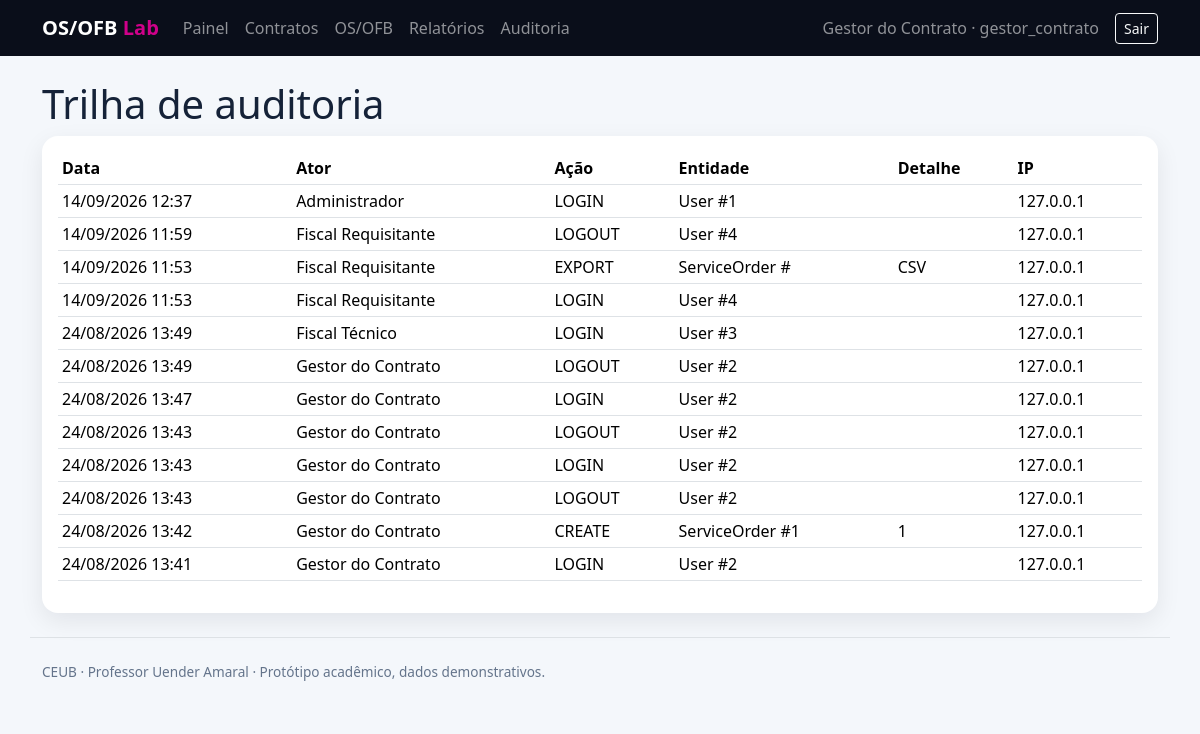
/audit (signed in), run on an earlier commit of the app's database.
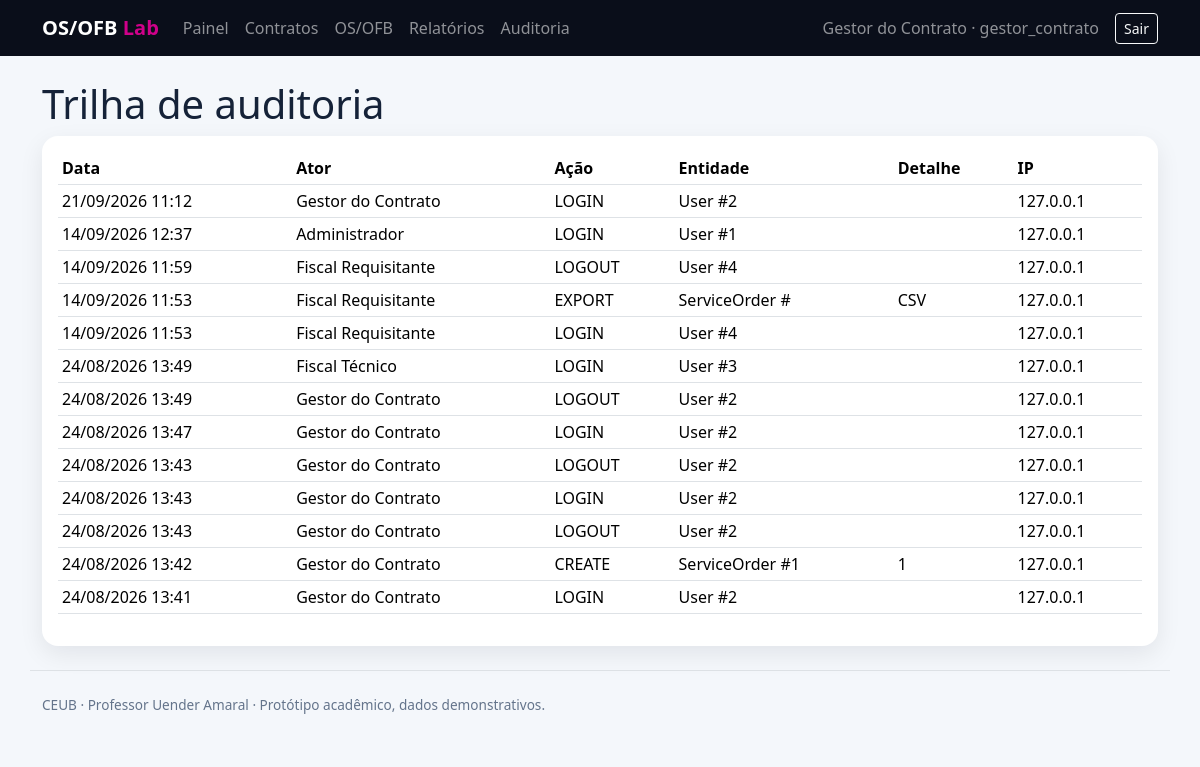
And on a later commit of the database.
### models.py (models this page shows, shortened)
class User(UserMixin, db.Model):
    id=db.Column(db.Integer, primary_key=True); name=db.Column(db.String(120), nullable=False)
    username=db.Column(db.String(80), unique=True, nullable=False, index=True)
    email=db.Column(db.String(120), unique=True, nullable=False)
    password_hash=db.Column(db.String(255), nullable=False); role=db.Column(db.String(40), nullable=False)
    active=db.Column(db.Boolean, default=True, nullable=False); created_at=db.Column(db.DateTime(timezone=True), default=now)
    @property
    def is_active(self): return self.active

class AuditLog(db.Model):
    id=db.Column(db.Integer,primary_key=True); actor_id=db.Column(db.Integer,db.ForeignKey('user.id')); actor=db.relationship('User')
    action=db.Column(db.String(80),nullable=False); entity=db.Column(db.String(50),nullable=False); entity_id=db.Column(db.Integer)
    detail=db.Column(db.Text); ip=db.Column(db.String(64)); created_at=db.Column(db.DateTime(timezone=True),default=now,index=True)

### app.py (the view)
@app.route('/audit')
@login_required
@roles('admin','gestor_contrato')
def audit_view(): return render_template('audit.html',items=AuditLog.query.order_by(AuditLog.created_at.desc()).limit(200).all())

### app.py (called while the page is built)
@login.user_loader
def load_user(i): return db.session.get(User,int(i))

def roles(*allowed):
 def deco(fn):
  @wraps(fn)
  def wrap(*a,**k):
   if current_user.role not in allowed: abort(403)
   return fn(*a,**k)
  return wrap
 return deco

@app.after_request
def headers(r):
 r.headers['X-Content-Type-Options']='nosniff'; r.headers['X-Frame-Options']='DENY'; r.headers['Referrer-Policy']='strict-origin-when-cross-origin'
 r.headers['Content-Security-Policy']="default-src 'self'; style-src 'self' 'unsafe-inline' https://cdn.jsdelivr.net; script-src 'self' https://cdn.jsdelivr.net; font-src https://cdn.jsdelivr.net; img-src 'self' data:"
 return r

### templates/audit.html
{% extends 'base.html' %}{% block content %}<h1>Trilha de auditoria</h1><div class="card p-3 table-responsive"><table class="table table-sm"><thead><tr><th>Data</th><th>Ator</th><th>Ação</th><th>Entidade</th><th>Detalhe</th><th>IP</th></tr></thead><tbody>{% for x in items %}<tr><td>{{x.created_at.strftime('%d/%m/%Y %H:%M')}}</td><td>{{x.actor.name if x.actor else 'sistema'}}</td><td>{{x.action}}</td><td>{{x.entity}} #{{x.entity_id or ''}}</td><td>{{x.detail}}</td><td>{{x.ip}}</td></tr>{% endfor %}</tbody></table></div>{% endblock %}

### templates/base.html (shortened to what this page needs)
<!doctype html><html lang="pt-BR"><head><link href="https://cdn.jsdelivr.net/npm/bootstrap@5.3.3/dist/css/bootstrap.min.css" rel="stylesheet"><link rel="stylesheet" href="{{ url_for('static',filename='style.css') }}"></head><body>{% if current_user.is_authenticated %}<nav class="navbar navbar-expand-lg navbar-dark"><div class="container"><a class="navbar-brand fw-bold" href="{{url_for('dashboard')}}">OS/OFB <span class="brand-accent">Lab</span></a><div id="nav" class="collapse navbar-collapse"><div class="navbar-nav me-auto"><a class="nav-link" href="{{url_for('dashboard')}}">Painel</a><a class="nav-link" href="{{url_for('contracts')}}">Contratos</a><a class="nav-link" href="{{url_for('orders')}}">OS/OFB</a><a class="nav-link" href="{{url_for('reports')}}">Relatórios</a>{% if current_user.role in ['admin','gestor_contrato'] %}<a class="nav-link" href="{{url_for('audit_view')}}">Auditoria</a>{% endif %}</div><span class="navbar-text me-3">{{current_user.name}} · {{current_user.role}}</span><form method="post" action="{{url_for('logout')}}"><button class="btn btn-outline-light btn-sm">Sair</button></form></div></div></nav>{% endif %}<main id="conteudo" class="container py-4">{% block content %}{% endblock %}</main><footer class="container py-4 footer border-top">CEUB · Professor Uender Amaral · Protótipo acadêmico, dados demonstrativos.</footer></body></html>

### static/style.css (style rules this page uses)
body { background:#f4f7fb;color:#152238 }
.navbar { background:#0a0e1a!important }
.brand-accent { color:#D0008A }
.card { border:0;border-radius:16px;box-shadow:0 8px 24px rgba(10,14,26,.08) }
.footer { color:#64748b;font-size:.85rem }
.table thead { background:#0a0e1a;color:white }

What changed in the data, as far as the page shows it:
added AuditLog: created_at "21/09/2026 11:12", actor "Gestor do Contrato", action "LOGIN", entity "User", entity "2", ip "127.0.0.1"
